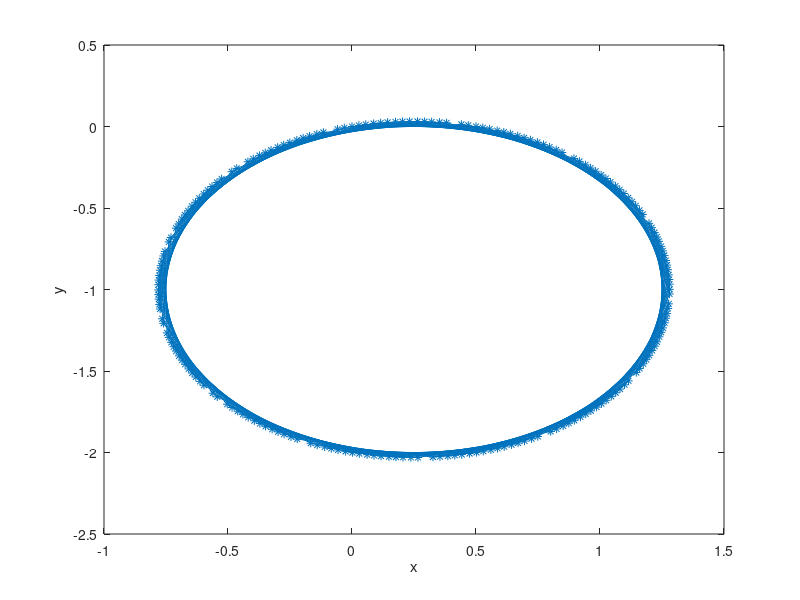

Write MATLAB code to recreate this figure.
function teilchen

% Ortsvektor x und Geschwindigkeitsvektor v haben jeweils
% 2 Komponenten fuer raeumliche x- und y-Koordinate
r = [ 0 0 ];
v = [ 1 0 ];

dt = .5;
nStep = 200;

figure(1)
clf

% In bahn werden die Ortsvektoren aufgesammelt
bahn = r;

for step = 1:nStep
    % Drift-Kick-Schritt
    r = r + dt *v;
    v = boris(r, v, dt);

    % Darstellung der Bahn
    bahn = [ bahn ; r];
    plot(bahn(:, 1), bahn(:, 2), '-*');
    xlabel('x'); ylabel('y');
    pause(0.1)
end

end

% Berechnet aus alter Geschwindigkeit und Position
% die neue Geschwindigkeit.
% x und v_alt sind hier jeweils 2-er Vektoren in der
% x-y-Ebene!
% Es ist auf q/m = 1 normiert.
function v_neu = boris(r, v_alt, dt)
% Felder am Teilchenort (nur relevante Komponenten!):
ex = 0.;
bz = 1.;

v_minus = v_alt + dt/2 * [ ex 0 ];
tz = dt/2 * bz;
v_strich =  v_minus + kreuz(v_minus, tz);
v_plus = v_minus + 2/(1+tz^2) * kreuz(v_strich, tz);
v_neu = v_plus + dt/2 * [ ex 0 ];

% Test:
v_alt + dt*( [ ex 0] + 0.5*kreuz(v_alt+v_neu, bz) ) - v_neu
end

% Kreuzprodukt aus einem Vektor a in der x-y-Ebene und
% einem Vektor in z-Richtung. Ergebnis liegt wieder in
% x-y-Ebene.
% Nur diese Operation wird bei der vorliegenden Geometrie
% benoetigt.
function k = kreuz(a, bz)
k = bz*[ a(2) -a(1) ];
end